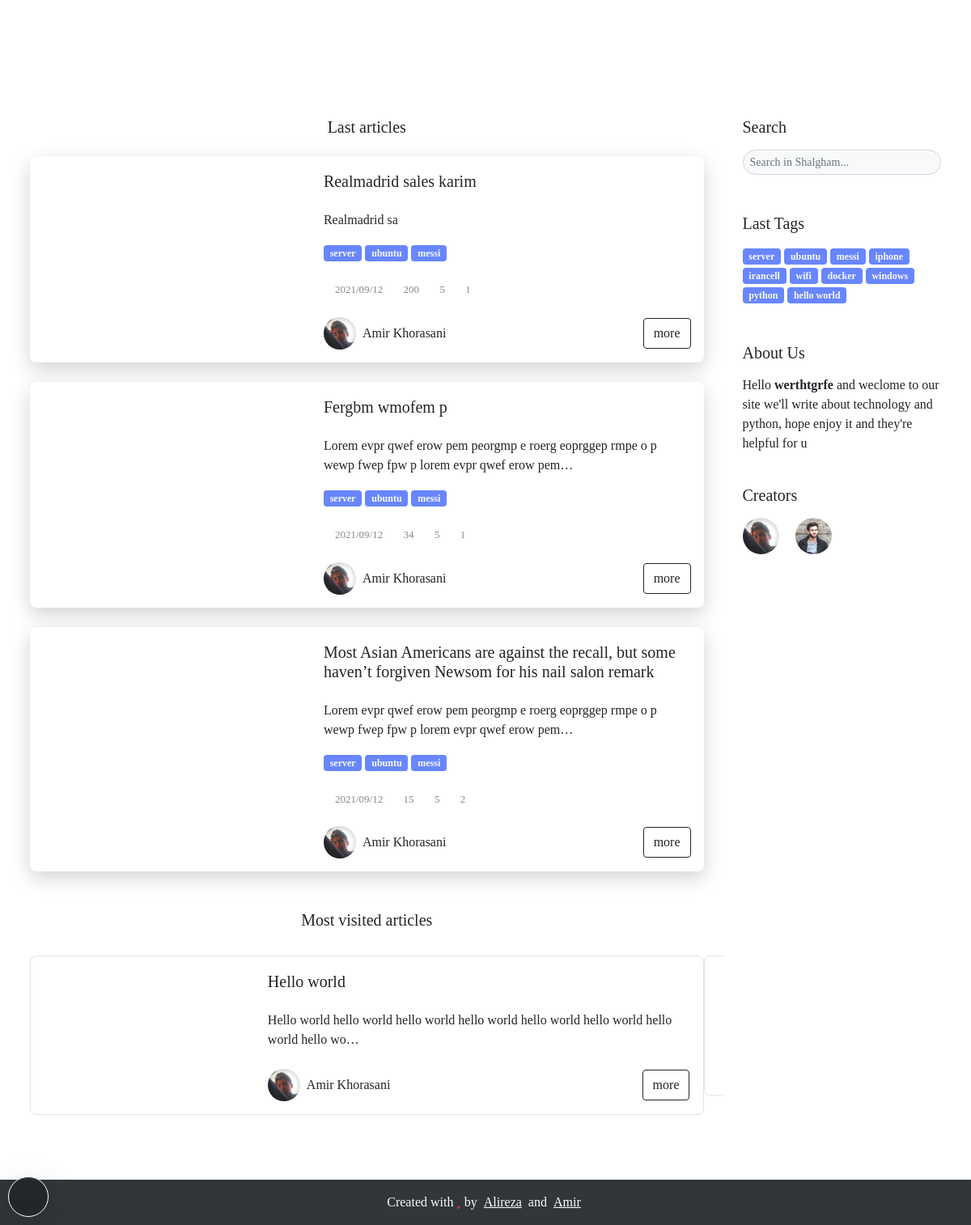
Before: / (lower part) with the older database file.
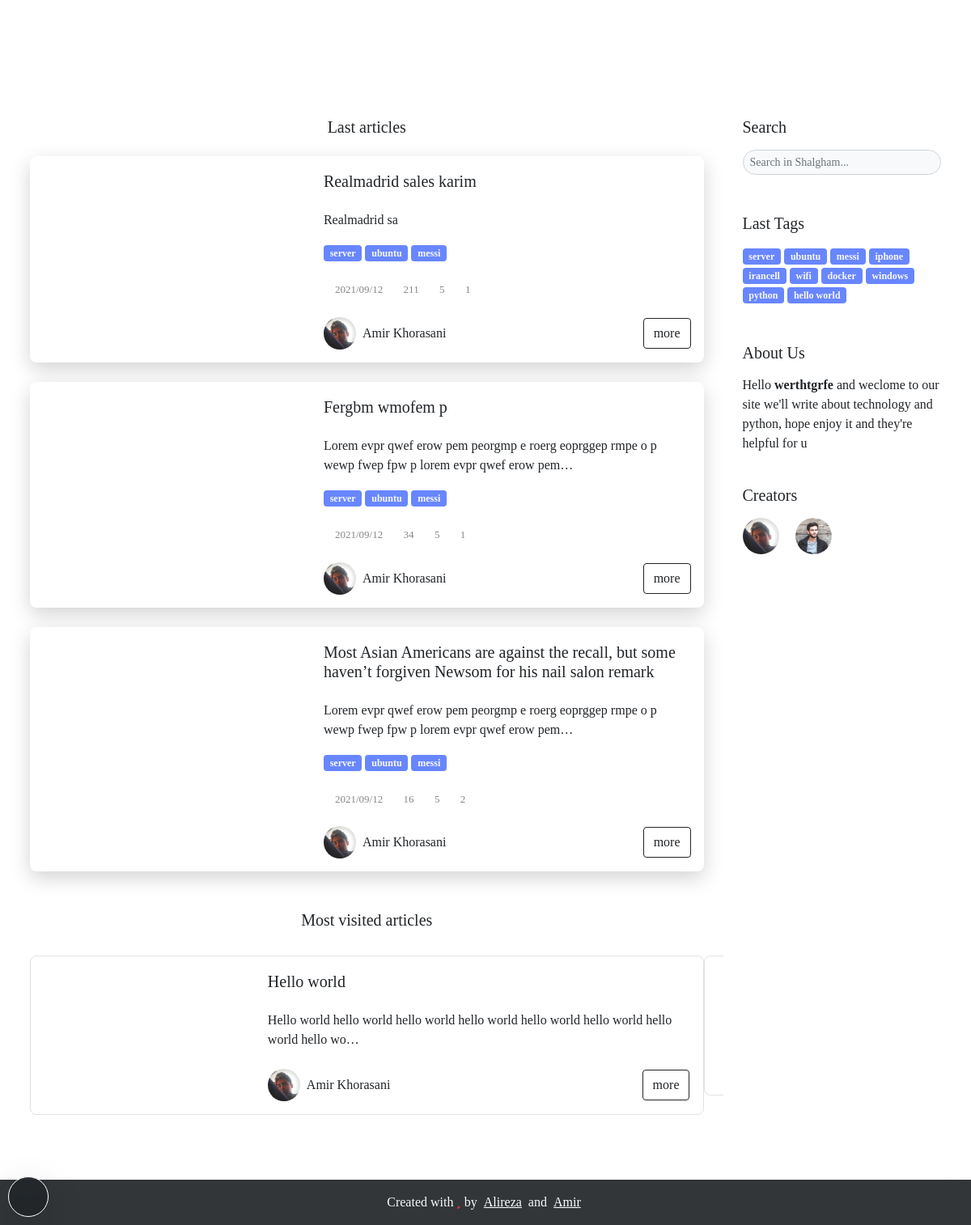
After: the same page with the newer database file.
### blog/models.py (models this page shows, shortened)
class Article(models.Model):
    title_en   = models.CharField(max_length=200) # english title
    desc_en    = models.TextField() # english description for article in home
    body_en    = RichTextUploadingField() # english body
    slug       = models.SlugField(max_length=100,unique=True) # slug of the article
    short_slug = models.SlugField(editable=False) # auto created in auto_slug_article function
    views      = models.IntegerField(default=0) # number of views this article
    status     = models.BooleanField(default=True) # article status => true:publish , false:draft
    created    = models.DateTimeField(auto_now_add=True) # auto complete created time
    updated    = models.DateTimeField(auto_now=True) # auto compelete last update
    author     = models.ForeignKey(User,editable=False,null=True,on_delete=models.SET_NULL,related_name='articles') # auto delete article on delete author
    category   = models.ManyToManyField(Category,blank=True,related_name='articles') # article categories
    thumbnail  = models.ImageField(upload_to='articles') # article thumbnail in post card and main page
    readtime   = models.IntegerField(default=0) # suggested time for readnig the article
    class Meta:
        verbose_name_plural = 'Articles'
        ordering            = ['-created'] # for new to old sorting in admin panel
    objects = ArticleManager() # set managers for this class
    def simple_created(self):
        return self.created.strftime("%Y/%m/%d")
    simple_created.short_description = "created"

class Category(models.Model):
    name_en    = CharField(max_length=100) # English name
    slug       = SlugField(editable=False) # auto created in auto_slug_category function
    created    = DateTimeField(auto_now_add=True) # auto complete created time
    status     = BooleanField(default=True) # category status => true:publish , false:draft
    thumbnail  = models.ImageField(upload_to='categories',null=True) # article thumbnail in post card and main page
    class Meta:
        verbose_name_plural = 'Categories'
        ordering            = ['-created'] # for new to old sorting in admin panel
    objects = CategoryManager() # set managers for this class
    def simple_created(self):
        return self.created.strftime("%Y/%m/%d %H:%M")
    simple_created.short_description = "created"

class Comment(models.Model):
    admin    = models.ForeignKey(User,editable=False,default=None,null=True,on_delete=models.SET_NULL)
    article  = models.ForeignKey(Article,on_delete=models.CASCADE,related_name='comments')
    name     = CharField(max_length=50)
    desc     = RichTextField()
    created  = models.DateTimeField(auto_now_add=True) # date of comment creation
    reply_to = models.ForeignKey('self',null=True,blank=True,on_delete=models.CASCADE,related_name='replies') # for reply comments
    status   = models.BooleanField(default=False) # comment status => true:publish , false:draft
    avatar   = models.ForeignKey(Avatar,on_delete=models.SET_NULL,null=True) # comment avatar => has default and auto customize for admins
    class Meta:
        ordering = ('-created',)
    objects = CommentsManager() # set managers for this class

class User(AbstractUser):
    thumbnail     = models.ImageField(upload_to='creators',default='creators/default.png')
    telegram      = models.URLField(null=True,blank=True)
    instagram     = models.URLField(null=True,blank=True)
    github        = models.URLField(null=True,blank=True)
    user_page_url = models.CharField(max_length=200)
    desc          = RichTextField(null=True)
    skills        = models.CharField(max_length=500,null=True,help_text='pls separate the skills by 3')
    def full_capital_name(self):
        if self.first_name and self.last_name:
            return f'{self.first_name.capitalize()} {self.last_name.capitalize()}'
        else:
            return self.username.capitalize()
    def get_user_page_url(self):
        return f'/{self.user_page_url}'

### blog/views.py (the view)
# urls.py: path('',Home,name='home'),
def Home(request):
    articles_query     = Article.objects.active()     # get all active articles
    articles_latest    = articles_query.order_by('-created')[:3]  # get 3 latest articles
    articles_mostvisit = articles_query.order_by('-views')[:3]    # get 3 most visited articles
    context = {
        'latest_articles'     :articles_latest,
        'most_viewed_articles':articles_mostvisit,
    }
    return render(request,'home.html',context)

### template/home.html (shortened to what this page needs)
{% load static %} {% load template_tags %}
<!DOCTYPE html>
<html lang="en">
<head>
    <link rel="stylesheet" href="{% static 'blog/css/swiper.min.css' %}">
    <link rel="stylesheet" href="{% static 'blog/css/bootstrap.css' %}">
    <link rel="stylesheet" href="{% static 'blog/fontawesome-free-5.15.3-web/css/all.css' %}">
    <link rel="stylesheet" href="{% static 'blog/css/custom.css' %}">
    <link rel="stylesheet" href="{% static 'blog/css/responsiv.css' %}">
    <link rel="stylesheet" href="{% static 'blog/css/pages/index.css' %}">
</head>
<body data-src="/media/img/333.jpg">
    <header class="thumbnail">
            {% site_setting "header_p" as header_p %}
    </header>
    <main class="py-5">
        <div class="container">
            <div class="row gx-md-5">
                <div class="col-md-8 col-lg-9">
                    <section>
                        <h5 class="text-center cursor-default">
                            Last articles
                        </h5>
                        {% for article in latest_articles %}
                        <div class="card rounded my-4 overflow-hidden">
                            <div class="row g-0">
                                <a class="col-lg-6 col-xl-5 p-3" href="{% url 'blog:article_slug' article.slug %}">
                                    <div class="img-card h-100 rounded" data-src="'{{ article.thumbnail.url }}'"></div>
                                </a>
                                <div class="col-lg-6 col-xl-7 p-3">
                                    <a class="pb-3 text-dark text-decoration-none h5" href="{% url 'blog:article_slug' article.slug %}">
                                        {{ article.title_en|capfirst }}
                                    </a>
                                    <p class="mb-3">
                                        {{ article.desc_en|capfirst|safe|truncatechars:100 }}
                                    </p>
                                    {% for category in article.category.active %}
                                    <a href="{% url 'blog:tag' category.slug %}" class="badge bg-info text-light text-decoration-none">
                                            {{ category.name_en|lower }}
                                        </a> {% endfor %}
                                    <div class="icons-card pt-2 mt-3">
                                        <div class="d-inline-flex w-auto align-items-center flex-wrap">
                                            <i class="fas fa-calendar"></i>
                                            <p class="m-0 ps-1 pe-2">{{ article.created|date:'Y/m/d' }}</p>
                                        </div>
                                        <div class="d-inline-flex w-auto align-items-center flex-wrap">
                                            <i class="fas fa-eye"></i>
                                            <p class="m-0 ps-1 pe-2">{{ article.views }}</p>
                                        </div>
                                        <div class="d-inline-flex w-auto align-items-center flex-wrap">
                                            <i class="fas fa-clock"></i>
                                            <p class="m-0 ps-1 pe-2">{{ article.readtime }}</p>
                                        </div>
                                        <div class="d-inline-flex w-auto align-items-center flex-wrap">
                                            <i class="fas fa-comment"></i>
                                            <p class="m-0 ps-1 pe-2">{{ article.comments.active|length }}</p>
                                        </div>
                                    </div>
                                    <div class="d-flex align-items-center justify-content-between flex-wrap">
                                        <a href="{{ article.author.get_user_page_url }}" class="pe-3 text-decoration-none mt-4 text-dark d-inline-flex align-items-center">
                                            <img src="{{ article.author.thumbnail.url }}" class="img-sm rounded-pill" alt="">
                                            <div class="px-2">
                                                <span>
                                                        {{ article.author.full_capital_name }}
                                                    </span>
                                            </div>
                                        </a>
                                        <a href="{% url 'blog:article_slug' article.slug %}" class="btn btn-outline-dark d-block ms-auto mt-4">
                                                more
                                            </a>
                                    </div>
                                </div>
                            </div>
                        </div>
                        {% endfor %}
                    </section>
                    <section id="most_visited" class="position-relative mb-2">
                        <h5 class="text-center pt-4 cursor-default">
                            Most visited articles
                        </h5>
                        <div class="mySwiper">
                            <div class="swiper-wrapper">
                                {% for article in most_viewed_articles %}
                                    <div class="card bg-opacity rounded swiper-slide w-100 my-4 overflow-hidden border shadow-none">
                                        <div class="row g-0">
                                            <a class="col-lg-5 col-xl-4 p-3" href="{% url 'blog:article_slug' article.slug %}">
                                                <div class="img-card h-100 rounded" data-src="'{{ article.thumbnail.url }}'"></div>
                                            </a>
                                            <div class="col-lg-7 col-xl-8 p-3">
                                                <a class="pb-3 text-dark h5 text-decoration-none" href="{% url 'blog:article_slug' article.slug %}">
                                                    {{ article.title_en|capfirst }}
                                                </a>
                                                <p class="mb-0">
                                                    {{ article.desc_en|capfirst|safe|truncatechars:100 }}
                                                </p>
                                                <div class="d-flex align-items-center justify-content-between flex-wrap">
                                                    <a href="{{ article.author.get_user_page_url }}" class="pe-3 text-decoration-none mt-4 text-dark d-inline-flex align-items-center">
                                                        <img src="{{ article.author.thumbnail.url }}" class="img-sm rounded-pill" alt="">
                                                        <div class="px-2">
                                                            <span>
                                                                {{ article.author.full_capital_name }}
                                                            </span>
                                                        </div>
                                                    </a>
                                                    <a href="{% url 'blog:article_slug' article.slug %}" class="btn btn-outline-dark d-block ms-auto mt-4">
                                                        more
                                                    </a>
                                                </div>
                                            </div>
                                        </div>
                                    </div>
                                {% endfor %}
                            </div>
                        </div>
                    </section>
                </div>
                {% include 'partials/col-4.html' %}
            </div>
        </div>
    </main>
        {% include 'partials/footer.html' %}
</body>
</html>

### template/partials/navbar.html (shortened to what this page needs)
{% load template_tags %}

### template/partials/col-4.html
{% load template_tags %}
<div class="col-md-4 col-lg-3">
    <div class="sidebar mt-md-0 mt-4">
        {% if page == 'search' %}
            <div class="py-4 pt-md-0">
                <h5 class="pb-2">Last Tags</h5>
                <div>
                    {% col_4_tags %}
                </div>
            </div>
        {% elif page == 'tags' %}
            {% include 'partials/col_4_search.html' %}
        {% else %}
            {% include 'partials/col_4_search.html' %}
            <div class="py-4">
                <h5 class=" pb-2">Last Tags</h5>
                <div>
                    {% col_4_tags %}
                </div>
            </div>
        {% endif %}
        <div class="py-4">
            <h5 class="pb-2">About Us</h5>
            <p>
                {% col_4_about %}
            </p>
        </div>
        <div class="pb-4">
            <h5 class=" pb-2">Creators</h5>
            {% col_4_social %}
        </div>
    </div>
</div>

### template/partials/col_4_search.html (shortened to what this page needs)
<div class="py-4 pt-md-0">
    <h5 class="pb-2">Search</h5>
    <form class="position-relative d-inline-block" id="input_search" action="/search" onsubmit="return submitSearch(this)">
        <input id="searchInput" name="q" type="text" placeholder="Search in Shalgham..." class="form-control pe-5 form-control-sm bg-light rounded-pill">
        <button type="submit" class="position-absolute border-0">
            <i class="fas text-dark fa-search py-2 px-0 text-dark"></i>
        </button>
    </form>
</div>

### template/partials/col_4_tags.html (shortened to what this page needs)
{% if fix %}
    {% for category in col_4_tags %}
        <a href="{% url 'blog:tag' category.slug %}" class="badge bg-info text-light text-decoration-none">
            {{ category.name_en|lower }}
        </a> {% endfor %} {% endif %}

### template/partials/col_4_about.html
{{ col_4_about|safe }}

### template/partials/col_4_social.html
<div id='creators'>
    {% for creator in creators %}
        <a href="{{ creator.get_user_page_url }}" class="text-decoration-none admin">
            <img src="{{ creator.thumbnail.url }}" class="img-sm rounded-pill me-3" alt="">
        </a>
    {% endfor %}
</div>

### template/partials/footer.html (shortened to what this page needs)
<footer class="text-center text-light bg-dark" style='cursor: default;'>
    <div class="text-center p-3">
        Created with
        <div class="position-relative d-inline-block w-auto h-auto" id="like_footer">
            <i class="far fa-heart"></i>
            <i class="fas fa-heart position-absolute"></i>
        </div>
        by
        <a class=" px-1" href="/alireza">Alireza</a> and
        <a class=" px-1" href="/amir">Amir</a>
    </div>
</footer>
<div class="btn-dark-mode bg-dark">
    <div class="btn text-white rounded-pill" onclick="toggleDarkMode()"><i name="moon" class="dark-mode-button fas fa-moon"></i></div>
</div>

Changed rows visible on the page:
changed Article "Realmadrid sales karim": views "200" → "211"
changed Article (number 3 of 4 on the later page): views "15" → "16"
